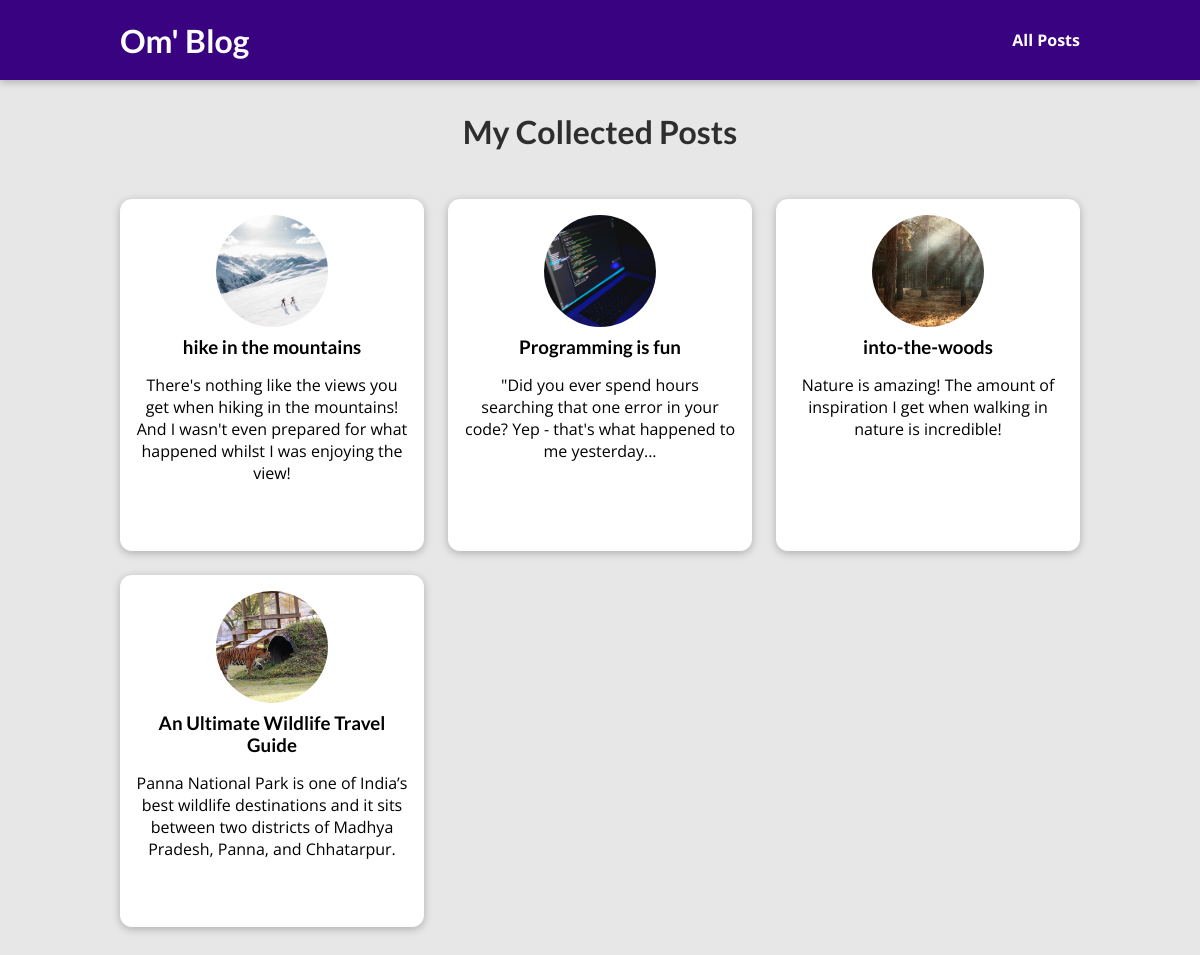
The page /posts on the database its author committed.
### blog/models.py (models this page shows, shortened)
class Post(models.Model):
    title = models.CharField(max_length=150)
    excerpt=models.CharField(max_length=200)
    image =models.ImageField(upload_to="posts", null=True)
    date = models.DateField(auto_now=True)
    slug = models.SlugField(unique=True , db_index=True)
    content = models.TextField(validators=[MinLengthValidator(10)])
    author = models.ForeignKey(Author , on_delete=models.SET_NULL, null=True,related_name="posts")
    tags = models.ManyToManyField(Tag)

### blog/views.py (the view)
# urls.py: path("posts" , views.AllPostsView.as_view(), name="posts-page"),
class AllPostsView(ListView):
    template_name = "blog/all-posts.html"
    model = Post
    ordering = ["-date"]
    context_object_name = "all_posts"

### blog/templates/blog/all-posts.html (shortened to what this page needs)
{% extends "base.html" %}
{% load static %}
{% block css_files %}
  <link rel="stylesheet" href="{% static "blog/post.css" %}" />
  <link rel="stylesheet" href="{% static "blog/all-posts.css" %}" />
{% endblock %}
{% block content %}
<section id="all-posts">
    <h2>My Collected Posts</h2>
        <ul>
            {% for post in all_posts %}
                {% include "blog/includes/post.html"%}
            {% endfor %}
        </ul>
</section>
{% endblock%}

### blog/templates/blog/includes/post.html
<li>
    <article class="post">
      <a href="{% url "post-detail-page" post.slug %}">
        <img src="{{ post.image.url }}" alt="{{post.title}}" />
        <div class="post__content">
          <h3>{{post.title}}</h3>
          <p>
           {{post.excerpt}}
          </p>
        </div>
      </a>
    </article>
  </li>

### static/app.css (style rules this page uses)
* { box-sizing: border-box; }
html { font-family: 'Open Sans', 'Lato', sans-serif; }
body { margin: 0; }
h1, h2, h3 { font-family: 'Lato', sans-serif; font-weight: bold; }

### blog/static/blog/post.css (style rules this page uses)
.post { display: flex; flex-direction: column; align-items: center; text-align: center; }
.post a { text-decoration: none; color: black; transition: all 0.2s ease; padding: 1rem; }
.post img { width: 5rem; height: 5rem; object-fit: cover; border-radius: 50%; }
.post h3 { margin: 0.25rem 0; }

### blog/static/blog/all-posts.css (style rules this page uses)
body { background-color: #e7e7e7; }
#all-posts { margin: 7rem auto; width: 90%; max-width: 60rem; }
#all-posts h2 { text-align: center; font-size: 2rem; color: #2e2e2e; margin: 3rem 0; }
ul { list-style: none; margin: 0; padding: 0; display: grid; grid-template-columns: repeat(auto-fill, minmax(17rem, 1fr)); gap: 1.5rem; }
.post img { width: 7rem; height: 7rem; }
.post a { height: 22rem; transform-origin: center; box-shadow: 0 2px 8px rgba(0, 0, 0, 0.25); border-radius: 12px; background-color: white; }

### rows shown on the page
Post: image (picture), title "hike in the mountains", excerpt "There's nothing like the views you get when hiking in the mountains! And I wasn't even prepared for what happened whilst I was enjoying the view!"
Post: image (picture), title "Programming is fun", excerpt "\"Did you ever spend hours searching that one error in your code? Yep - that's what happened to me yesterday..."
Post: image (picture), title "into-the-woods", excerpt "Nature is amazing! The amount of inspiration I get when walking in nature is incredible!"
Post: image (picture), title "An Ultimate Wildlife Travel Guide", excerpt "Panna National Park is one of India’s best wildlife destinations and it sits between two districts of Madhya Pradesh, Panna, and Chhatarpur."
